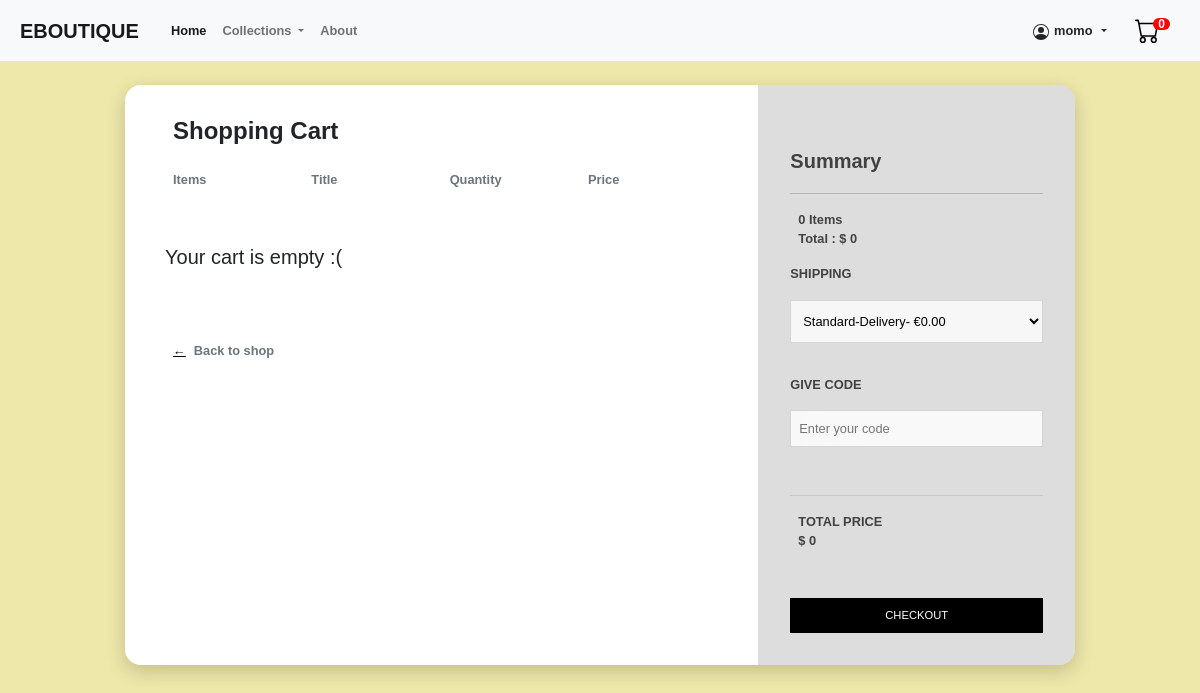
Page /client/cart/ (signed in) on the earlier database version.
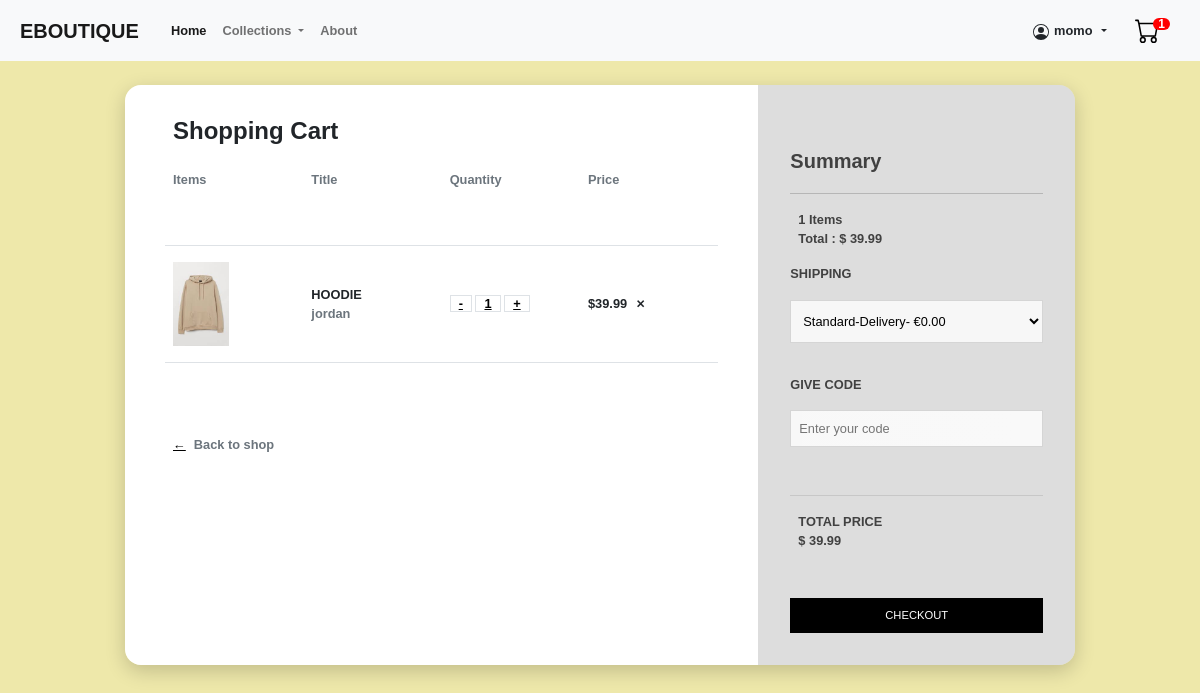
Same page on the later database version.
### client/models.py (models this page shows, shortened)
class Order(models.Model):
    customer = models.ForeignKey(Customer, on_delete=models.SET_NULL, null=True)
    orderdate = models.DateTimeField(auto_now_add=True)
    completed = models.BooleanField(default=False)
    @property
    def get_cart_total(self):
        orderitems = self.orderitem_set.all()
        total = sum([item.get_total for item in orderitems])
        return total
    @property
    def get_cart_items(self):
        orderitems = self.orderitem_set.all()
        total = sum([item.quantity for item in orderitems])
        return total

class OrderItem(models.Model):
    order = models.ForeignKey(Order, on_delete=models.CASCADE)
    product = models.OneToOneField(Product, on_delete=models.SET_NULL, null=True)
    quantity = models.PositiveSmallIntegerField(default=0, null=True)
    @property
    def get_total(self):
        total = self.quantity * self.product.price
        return total

### eboutique/models.py (models this page shows, shortened)
class Product(models.Model):
    collection = models.ForeignKey(Collection, on_delete=models.CASCADE) # put 'Collection' in case the function is underneath
    brand = models.ForeignKey(Brand, on_delete=models.CASCADE)
    title = models.CharField(max_length=100)
    description = models.TextField(null=True, blank=True)
    price = models.DecimalField(max_digits=7, decimal_places=2)
    image = models.ImageField(null=True)
    inventory = models.IntegerField()
    @property
    def imageURL(self):
        try:
            url = self.image.url
        except:
            url = ''
        return url

class Brand(models.Model):
    name = models.CharField(max_length=100, unique=True)
    def __str__(self):
        return self.name

### client/views.py (the view)
# urls.py: path('cart/', views.cart, name='cart'),
def cart(request):
    if request.user.is_authenticated:
        try:
            customer = request.user.customer
        except:
            customer = Customer.objects.create(user=request.user)
        order, created = Order.objects.get_or_create(customer=customer, completed=False)
        items = order.orderitem_set.all()
    else:
        items = []
    context = {'items':items, 'customer':customer, 'order':order}
    return render(request, 'client/cart.html', context)

### templates/client/cart.html (shortened to what this page needs)
{% extends "base.html" %}
{% block content %}
<div class="cart-card">
    <div class="cart-row-container">
        <div class="col-md-8 cart">
            <div class="cart-title">
                <div class="cart-row">
                    <div class="cart-col">
                        <h4><b>Shopping Cart</b></h4>
                    </div>
                    <div class="cart-row cart-it main align-items-center">
                        <div class="cart-col text-muted">Items</div>
                        <div class="cart-col text-muted">Title</div>
                        <div class="cart-col text-muted">Quantity</div>
                        <div class="cart-col text-muted">Price</div>
                    </div>
                </div>
            </div>
            {% for item in items%}
            <div class="cart-row border-top border-bottom">
                <div class="cart-row cart-it main align-items-center">
                    <div class="cart-col"><img class="img-fluid" src="{{item.product.imageURL}}"></div>
                    <div class="cart-col brand-title">
                        <div class="cart-row">{{item.product.title}}</div>
                        <div class="cart-row text-muted">{{item.product.brand}}</div>
                    </div>
                    <div class="cart-col cart-qtity">
                        <a data-product={{item.product.id}} data-action="remove" class="qtity border update-cart">-</a>
                        <a href="#" class="border">{{item.quantity}}</a>
                        <a data-product={{item.product.id}} data-action="add" class="qtity border update-cart">+</a>
                    </div>
                    <div class="cart-col">&dollar;{{item.get_total}} <span
                        data-product={{item.product.id}} data-action="delete" class="close del-product update-cart">&#10005;</span></div>
                </div>
            </div>
            {% empty %}
            <div class="empty-cart"><h5>Your cart is empty :( </h5></div>
            {% endfor %}
            <div class="back-to-shop"><a href="{% url 'index' %}">&leftarrow;</a><span class="text-muted">Back to shop</span></div>
        </div>
        <div class="col-md-4 summary">
            <div>
                <h5><b>Summary</b></h5>
            </div>
            <hr>
            <div class="cart-row">
                <div class="cart-col text-right">{{order.get_cart_items}} Items</div>
                <div class="cart-col text-right">Total : &dollar; {{order.get_cart_total}}</div>
            </div>
            <form>
                <p>SHIPPING</p> <select>
                    <option class="text-muted">Standard-Delivery- &euro;0.00</option>
                </select>
                <p>GIVE CODE</p> <input id="code" placeholder="Enter your code">
            </form>
            <div class="cart-row" style="border-top: 1px solid rgba(0,0,0,.1); padding: 2vh 0;">
                <div class="cart-col">TOTAL PRICE</div>
                <div class="cart-col text-right">&dollar; {{order.get_cart_total}}</div>
            </div>
            <a href="{% url 'checkout' %}" class="btn btn-dark">CHECKOUT</a>
        </div>
    </div>
</div>
{% endblock %}

### templates/base.html (shortened to what this page needs)
<!DOCTYPE html>
{% load static %}
<link rel="stylesheet" type="text/css" href="{% static 'base.css' %}" />
<link rel="stylesheet" type="text/css" href="{% static 'eboutique/css/bootstrap.css' %}" />
<link rel="stylesheet" type="text/css" href="{% static 'eboutique/css/home.css' %}" />
<link rel="stylesheet" type="text/css" href="{% static 'client/css/cart.css' %}" />
<html lang="en">
<head>
</head>
<body>
    <header>
        <nav class="navbar navbar-expand-lg navbar-light bg-light">
            <div class="container-fluid">
              <a class="navbar-brand" href="/eboutique/">EBOUTIQUE</a>
              <div class="collapse navbar-collapse" id="navbarSupportedContent">
                <ul class="navbar-nav me-auto mb-2 mb-lg-0">
                  <li class="nav-item">
                    <a class="nav-link active" aria-current="page" href="/eboutique/">Home</a>
                  </li>
                  <li class="nav-item dropdown">
                    <a class="nav-link dropdown-toggle" href="#" id="navbarDropdown" role="button" data-bs-toggle="dropdown" aria-expanded="false">
                      Collections
                    </a>
                  </li>
                  <li class="nav-item">
                    <a class="nav-link" href="#">About</a>
                  </li>
                </ul>
                <div class="nav-item item-login">
                  {% if request.user.is_authenticated %}
                    <div class="dropdown">
                      <div class="user-logo dropdown-toggle" href="#" id="navbarDropdown" role="button" data-bs-toggle="dropdown" aria-expanded="false">
                        <i class="bi bi-person-circle">
                        </i>
                        <div>{{request.user.username}}</div>
                      </div>
                    </div>
                    <div>
                      <a href="{% url 'cart' %}">
                        <span class='badge badge-warning' id='lblCartCount'> {{order.get_cart_items}}</span>
                      </a>
                    </div>
                  {% else %}
                    <a class="nav-link" href="{% url 'login' %}">Login</a>
                  {% endif %}
                </div>
              </div>
            </div>
          </nav>
    </header>
    {% block content %}
    {% endblock %}
</body>
</html>

Differences in the rows shown:
computed for Order: get_cart_items "0" → "1"; get_cart_total "0" → "39.99"
added OrderItem: product.imageURL (picture), product "HOODIE", product.brand "jordan", quantity "1", get_total "39.99"
Other differences:
text no longer shown: "Your cart is empty :("
